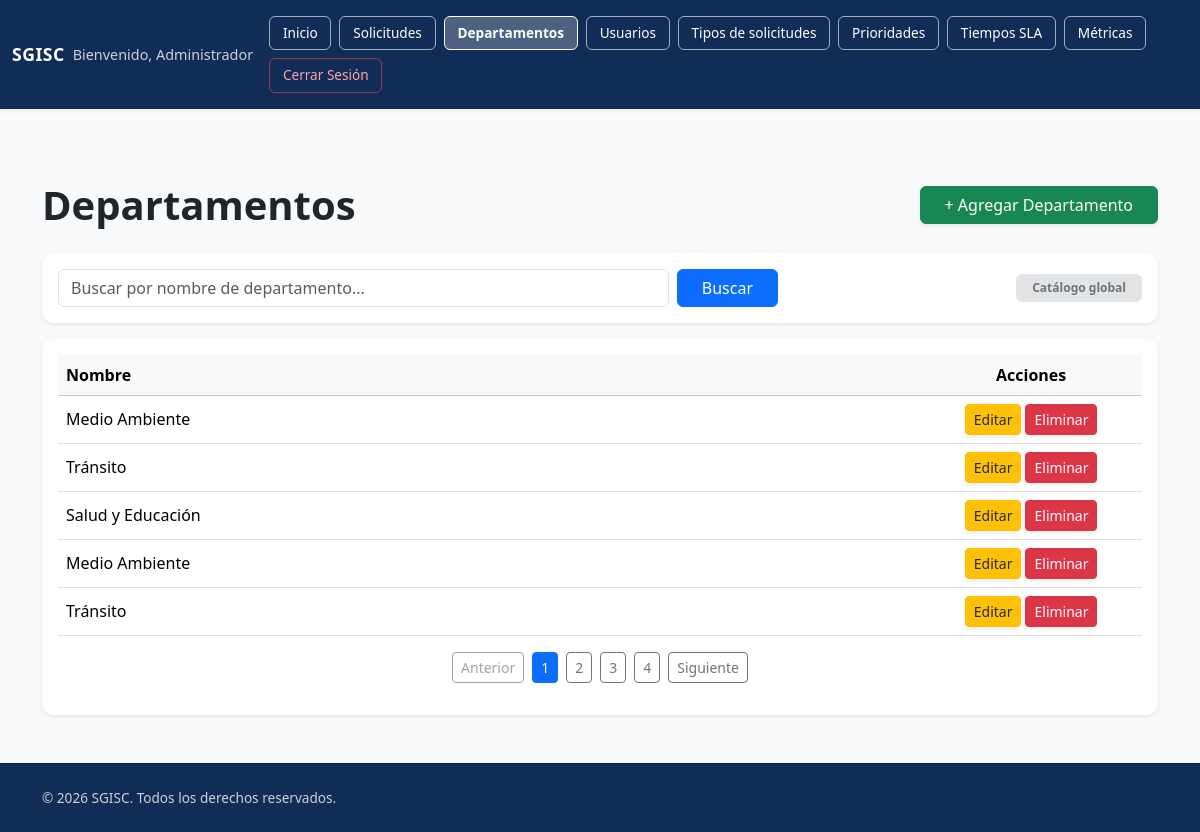
/ventanas/departamento.php (signed in), run on the app's committed database.
### tables this page shows
CREATE TABLE `departamento` (
  `ID_departamento` int(11) NOT NULL,
  `nombre` varchar(100) NOT NULL
);

### recursos/componentes/Tabla.php (the view, shortened to what this page needs)
<?php
include_once('../base_de_datos/conexion.php');
$modelo = $Tipo_modelo;
$atributos = mysqli_query($conexionDB, "DESCRIBE " . $modelo);
$campos = [];
$PKValue = "";
while ($fila = mysqli_fetch_assoc($atributos)) {
    $campos[] = $fila;
}
$columnasVisibles = [
    "usuario" => [
        "rut_usuario"     => ["RUT", "13%"],
        "correo_usuario"  => ["Correo", "20%"],
        "tipo_trabajador" => ["Tipo de trabajador", "14%"],
        "nombre_departamento" => ["Departamento", "17%"],
        "Fecha_creacion"  => ["Creado", "12%"],
        "activo"          => ["Estado", "8%"],
    ],
    "solicitud" => [
        "solicitud_ID"  => ["ID", "8%"],
        "Asunto"        => ["Asunto", "27%"],
        "Tipo_estado"   => ["Estado", "15%"],
        "ID_departamento" => ["Depto.", "15%"],
    ],
    "departamento" => [
        "nombre" => ["Nombre", "70%"],
    ],
    "ciudadano" => [
        "RUT_ciudadano"       => ["RUT", "30%"],
        "correo_electronico"  => ["Correo", "45%"],
    ],
    "tipo_solicitud" => [
        "nombre"      => ["Nombre", "30%"],
        "descripcion" => ["Descripción", "45%"],
    ],
    "prioridad" => [
        "Nombre" => ["Nombre", "70%"],
    ],
];
$camposAMostrar = isset($columnasVisibles[$modelo]) ? $columnasVisibles[$modelo] : null;
echo '<table class="table table-hover align-middle mb-0">';
echo '<thead class="table-light">';
echo '<tr>';
if ($camposAMostrar !== null) {
    foreach ($camposAMostrar as $campoNombre => $meta) {
        echo '<th scope="col" style="width: ' . $meta[1] . ';">' . htmlspecialchars($meta[0]) . '</th>';
    }
} else {
    foreach ($campos as $campo) {
        $nombreColumna = ucfirst(strtolower(str_replace("_", " ", $campo['Field'])));
        echo '<th scope="col">' . $nombreColumna . '</th>';
    }
}
echo '<th scope="col" class="text-center" style="width: 18%;">Acciones</th>';
echo '</tr>';
echo '</thead>';
$tipoUsuario = isset($_SESSION['tipo']) ? $_SESSION['tipo'] : "";
$resultado = mysqli_query($conexionDB, "SELECT * FROM " . $modelo);
echo '<tbody id="tabla-cuerpo">';
$filasPorPagina = 5;
$numeroFila = 0;
while ($row = mysqli_fetch_assoc($resultado)) {
    $numeroFila++;
    $paginaFila = (int)ceil($numeroFila / $filasPorPagina);
    echo '<tr data-pagina="' . $paginaFila . '">';
    $activoUsuario = null;
    foreach ($campos as $campo) {
        if ($campo['Key'] == "PRI") {
            $PKValue = $row[$campo['Field']];
        }
    }
    if ($camposAMostrar !== null) {
        foreach ($camposAMostrar as $campoNombre => $meta) {
            $valor = $row[$campoNombre] ?? '';
            if ($campoNombre == "activo") {
                echo (int)$valor === 1
                    ? '<td><span class="badge bg-success-subtle text-success">Activo</span></td>'
                    : '<td><span class="badge bg-danger-subtle text-danger">Inactivo</span></td>';
            } elseif ($campoNombre == "Fecha_creacion" && $valor !== '') {
                echo '<td>' . htmlspecialchars(date('d-m-Y', strtotime($valor))) . '</td>';
            } else {
                echo '<td>' . htmlspecialchars($valor) . '</td>';
            }
        }
    } else {
        foreach ($campos as $campo) {
            echo '<td>' . htmlspecialchars($row[$campo['Field']] ?? '') . '</td>';
        }
    }
    echo '<td class="text-center">';
    echo '<div class="d-flex gap-1 justify-content-center flex-wrap">';
    if ($modelo == "usuario" && $tipoUsuario == "Administrador") {
        if ($activoUsuario === 1) {
            echo '<a href="EditarUsuario.php?id_enviado=' . $PKValue . '" class="btn btn-sm btn-warning text-dark fw-medium shadow-sm px-2">Editar</a>';
            echo '<a href="../recursos/componentes/Dardebajausuario.php?id_enviado=' . $PKValue . '"
                    class="btn btn-sm btn-danger fw-medium shadow-sm px-2 text-nowrap"
                    onclick="return confirm(\'¿Confirma dar de baja a este usuario? Esta acción es irreversible.\');">
                    Baja
                  </a>';
        } else {
            echo '<span class="badge bg-secondary-subtle text-secondary fw-semibold px-3 py-2">Sin acciones</span>';
        }
    } elseif ($modelo != "usuario" && $tipoUsuario == "Administrador") {
        echo '<a href="../recursos/componentes/Editar.php?id_enviado=' . $PKValue . '&tipomod=' . $modelo . '" class="btn btn-sm btn-warning text-dark fw-medium shadow-sm px-2">Editar</a>';
        echo '<a href="../recursos/componentes/Eliminar.php?id_enviado=' . $PKValue . '&tipomod=' . $modelo . '" class="btn btn-sm btn-danger fw-medium shadow-sm px-2">Eliminar</a>';
    }
    echo '</div>';
    echo '</td>';
    echo "</tr>";
}
echo '</tbody>';
echo '</table>';
$totalPaginas = (int)ceil($numeroFila / $filasPorPagina);
if ($totalPaginas > 1) {
    echo '<div id="tabla-paginacion" class="d-flex justify-content-center align-items-center gap-2 py-3 flex-wrap"></div>';
?>
<?php
}

### recursos/css/style_index.css (style rules this page uses)
body { background-color: #f8fafc; font-family: system-ui, -apple-system, sans-serif; display: flex; flex-direction: column; min-height: 100vh; }

### data on the page
departamento: nombre "Medio Ambiente"
departamento: nombre "Tránsito"
departamento: nombre "Salud y Educación"
departamento: nombre "Medio Ambiente"
departamento: nombre "Tránsito"

### other printed values
$tipoUsuario "Administrador"
$label "Inicio"
$label "Solicitudes"
$label "Departamentos"
$label "Usuarios"
$label "Tipos de solicitudes"
$label "Prioridades"
$label "Tiempos SLA"
$label "Métricas"
$label "Cerrar Sesión"
$meta[0] "Nombre"
